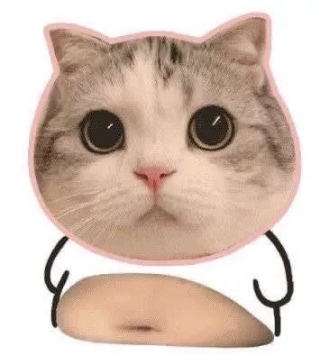
#> input picture kmeans/test.jpeg, 320 x 355 px
$ jupyter execute kmeans-compress-img.ipynb
#> lines starting #> are read from the running program, lines starting #| are printed output that depends on the picture
[cell 1]
from skimage import io #pip install scikit-image
from sklearn.cluster import KMeans
import numpy as np

image = io.imread('test.jpeg')
#> image is the input picture: shape (355, 320, 3); mean R, G, B 212.4, 191.9, 179.6
io.imshow(image)
io.show()

rows = image.shape[0]
#> rows = 355
cols = image.shape[1]
#> cols = 320

image = image.reshape(image.shape[0]*image.shape[1],3)
kmeans = KMeans(n_clusters=128,n_init=10,max_iter=200)
kmeans.fit(image)

clusters = np.asarray(kmeans.cluster_centers_,dtype=np.uint8)
labels = np.asarray(kmeans.labels_,dtype=np.uint8)
labels = labels.reshape(rows,cols)

print(clusters.shape)
np.save('codebook_test.npy',clusters)
io.imsave('compressed_test.jpeg',labels)
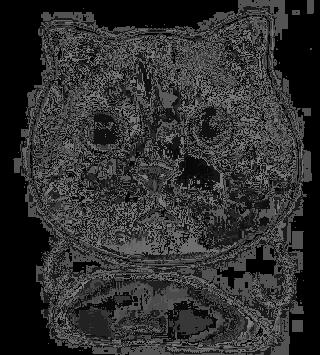
#> saved as compressed_test.jpeg: shape (355, 320); min 0, max 170, mean 47.6
